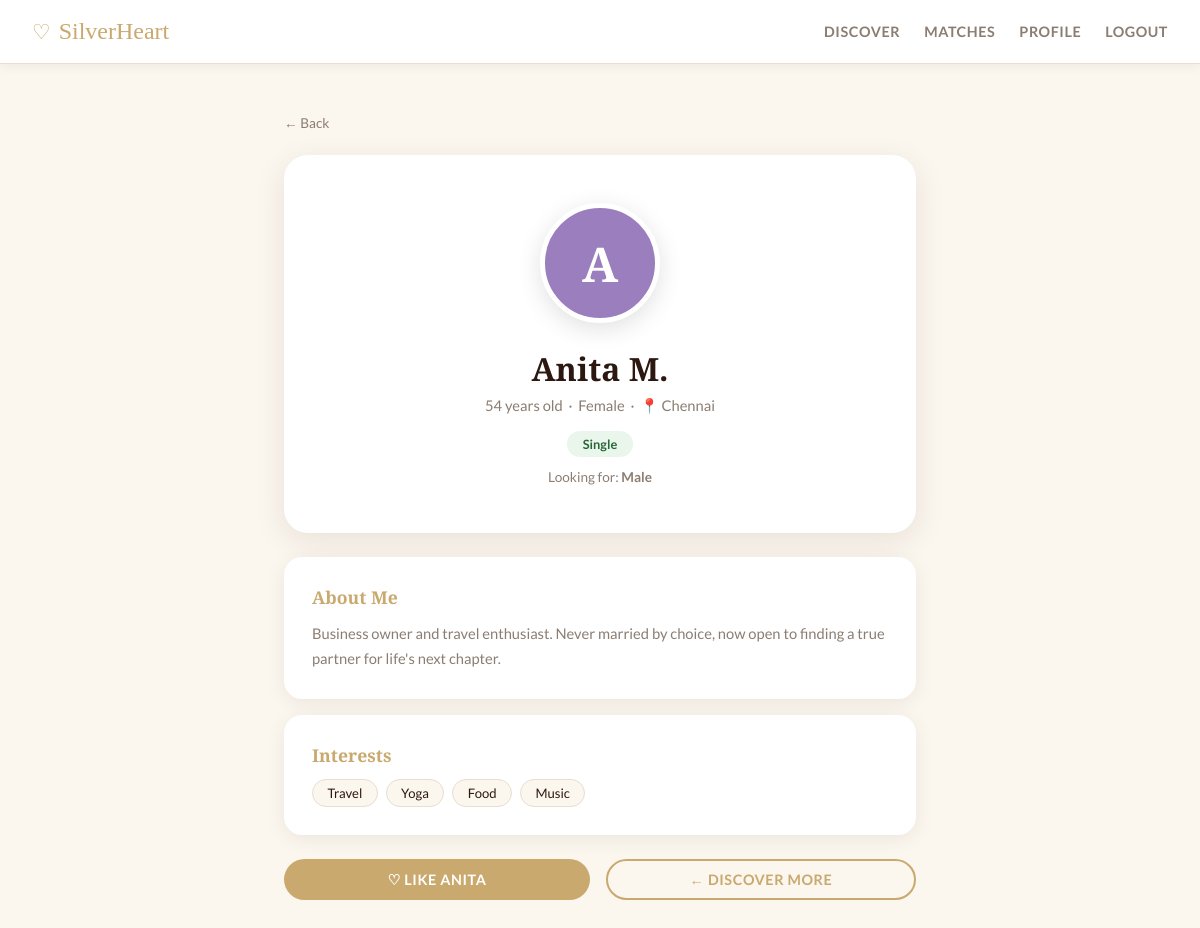
The app's page /profile/5 (signed in) with its own data.
### tables this page shows
CREATE TABLE users (
            id INTEGER PRIMARY KEY AUTOINCREMENT,
            name TEXT NOT NULL,
            email TEXT UNIQUE NOT NULL,
            password TEXT NOT NULL,
            age INTEGER,
            gender TEXT,
            status TEXT,
            location TEXT,
            bio TEXT,
            interests TEXT,
            looking_for TEXT,
            avatar_color TEXT DEFAULT '#C8956C',
            avatar_letter TEXT DEFAULT 'S',
            joined TEXT DEFAULT CURRENT_TIMESTAMP
        );

### app.py (the view)
@app.route("/profile/<int:uid>")
def profile(uid):
    u = current_user()
    if not u:
        return redirect(url_for("login"))
    with get_db() as db:
        person = db.execute("SELECT * FROM users WHERE id=?", (uid,)).fetchone()
    unread = unread_count(u["id"])
    match_count = len(get_matches(u["id"]))
    return render_template("profile.html", user=u, person=person, unread=unread, match_count=match_count)

### app.py (called while the page is built)
def get_db():
    conn = sqlite3.connect(DB)
    conn.row_factory = sqlite3.Row
    return conn

def current_user():
    if "user_id" in session:
        with get_db() as db:
            return db.execute("SELECT * FROM users WHERE id=?", (session["user_id"],)).fetchone()
    return None

def get_matches(user_id):
    with get_db() as db:
        return db.execute("""
            SELECT u.* FROM users u
            JOIN likes l1 ON l1.liked_id = u.id AND l1.liker_id = ?
            JOIN likes l2 ON l2.liked_id = ? AND l2.liker_id = u.id
        """, (user_id, user_id)).fetchall()

def unread_count(user_id):
    with get_db() as db:
        return db.execute("SELECT COUNT(*) FROM messages WHERE receiver_id=? AND read=0", (user_id,)).fetchone()[0]

### templates/profile.html (shortened to what this page needs)
{% extends "base.html" %}
{% block content %}
<div class="profile-page">
  <a href="javascript:history.back()" class="back-link">← Back</a>
  <div class="profile-hero">
    <div class="avatar-lg" style="background:{{person.avatar_color}}">{{person.avatar_letter}}</div>
    <h1>{{person.name}}</h1>
    <div class="meta">{{person.age}} years old &nbsp;·&nbsp; {{person.gender}} &nbsp;·&nbsp; 📍 {{person.location}}</div>
    <span class="card-status status-{{person.status.lower()}}">{{person.status}}</span>
    {% if person.looking_for %}
    <div style="margin-top:.75rem;font-size:.85rem;color:var(--warm-grey);">Looking for: <strong>{{person.looking_for}}</strong></div>
    {% endif %}
  </div>
  {% if person.bio %}
  <div class="profile-section">
    <h3>About Me</h3>
    <p>{{person.bio}}</p>
  </div>
  {% endif %}
  {% if person.interests %}
  <div class="profile-section">
    <h3>Interests</h3>
    <div class="interests-row">
      {% for chip in person.interests.split(',') %}
      <span class="chip">{{chip.strip()}}</span>
      {% endfor %}
    </div>
  </div>
  {% endif %}
  {% if person.id != user.id %}
  <div class="action-row">
    <button class="btn btn-gold" style="flex:1;" onclick="likeFromProfile({{person.id}}, '{{person.name}}')">♡ Like {{person.name.split()[0]}}</button>
    <a href="/discover" class="btn btn-outline" style="flex:1;text-align:center;">← Discover More</a>
  </div>
  {% endif %}
</div>
{% endblock %}

### records on screen
users: avatar_letter "A", name "Anita M.", age "54", gender "Female", location "Chennai", status "Single", looking_for "Male", bio "Business owner and travel enthusiast. Never married by choice, now open to finding a true partner for life's next chapter.", name "ANITA"

### other values on screen
{{ chip.strip() }} "Travel" "Yoga" "Food" "Music"
